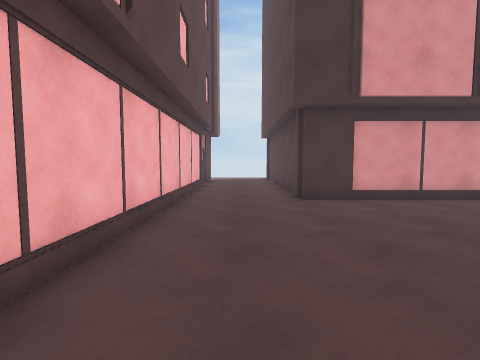
[1] (above)

21 first-person views from a walk through a Unity game level. The camera is 1.3 m above the floor, tilts 4° down and sees 85° across. The floor is counted in squares, 1 m on a side. Each view is taken from the middle of a square. On the plan, view 1 faces up. The plan holds only what a view shows up to about 13 squares ahead; the rest is blank. The place goes on beyond the plan. The player is left out.

[2]
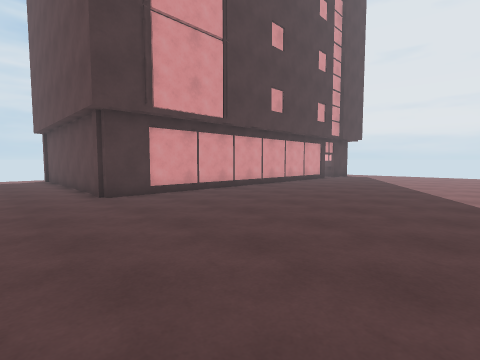

[3]
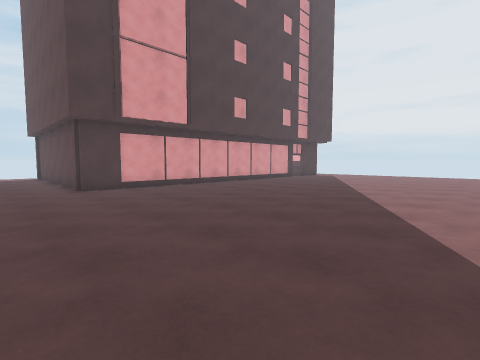

[4]
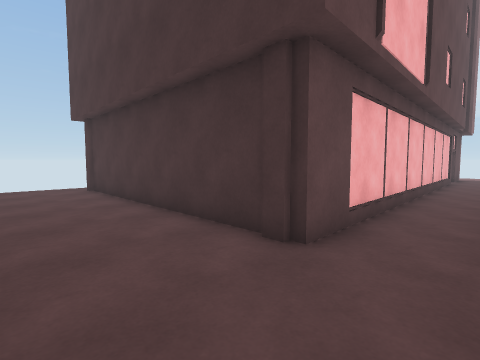

[5]
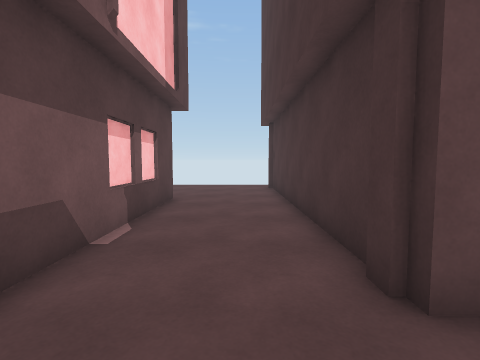

[6]
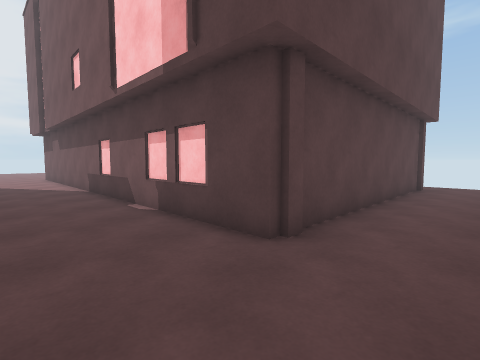

[7]
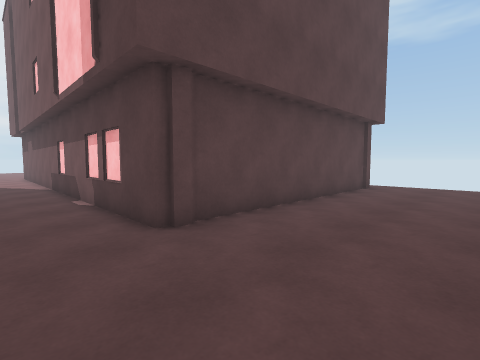

[8]
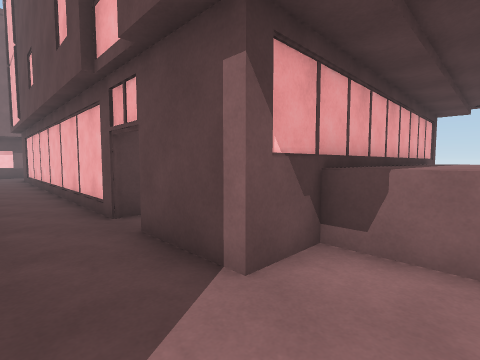

[9]
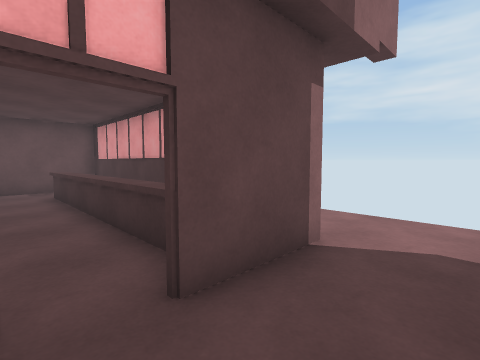

[10]
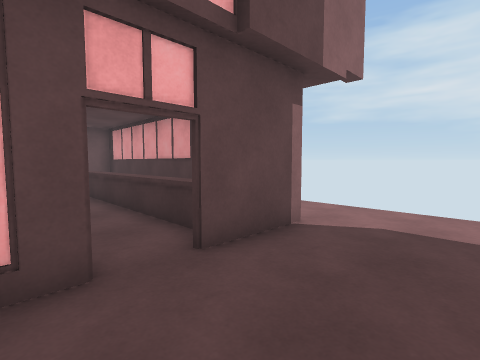

[11]
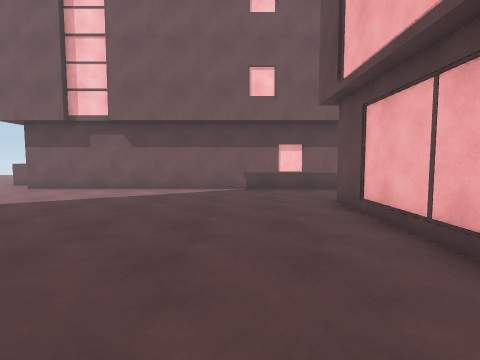

[12]
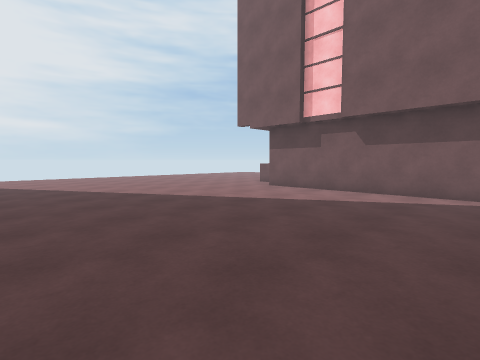

[13]
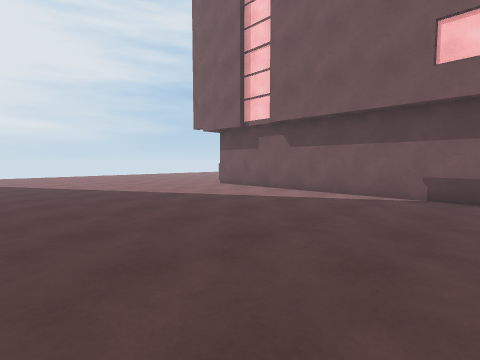

[14]
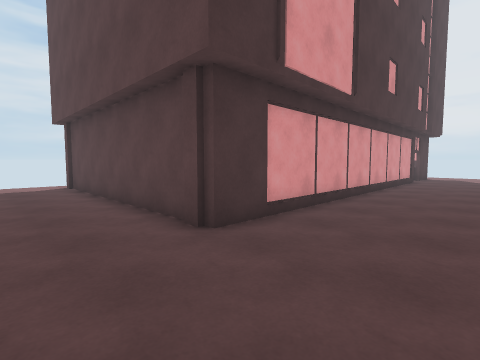

[15]
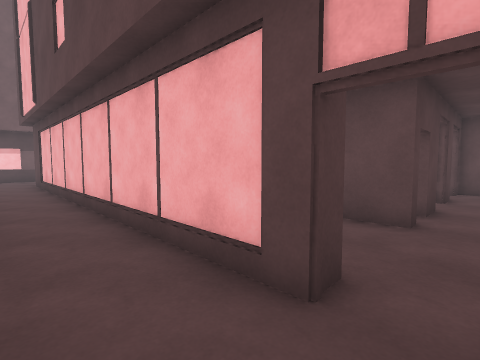

[16]
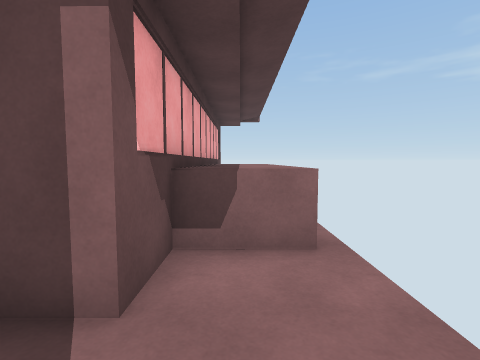

[17]
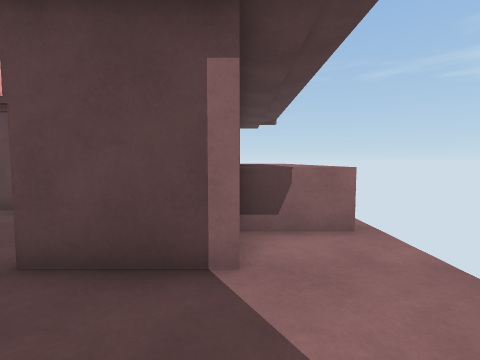

[18]
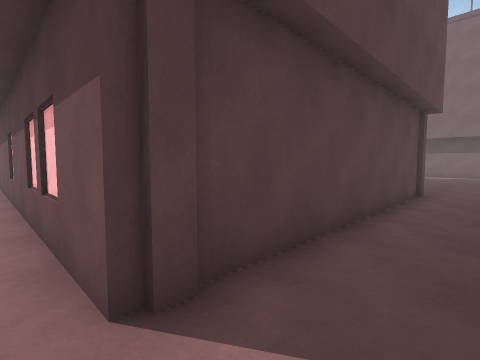

[19]
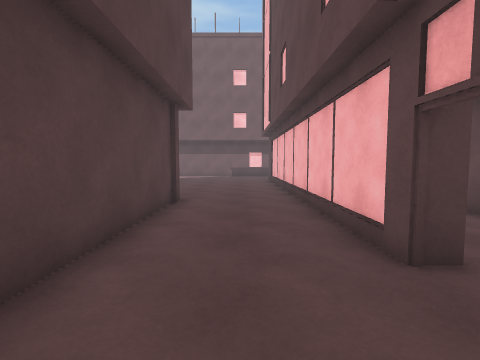

[20]
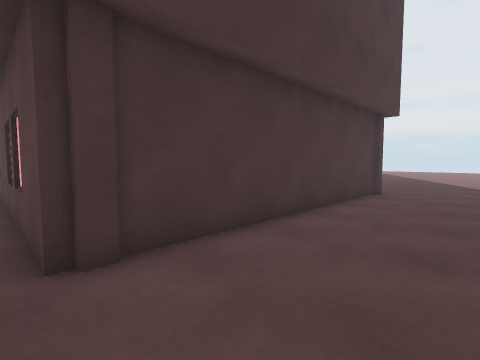

[21]
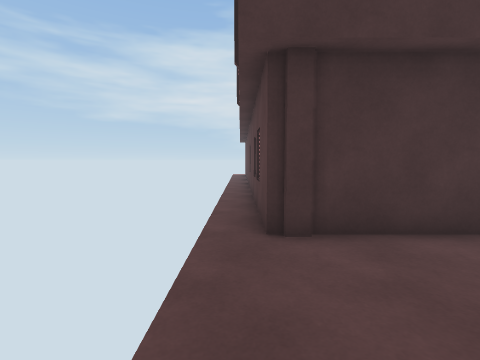

### Floor plan
Key: @ floor where view 1 was taken; # wall or solid block; . floor; O other object.
Columns run from 14 left of view 1 to 10 right of it. Each row starts with its distance up from view 1.
 21   OOOOOOOOO..............
 20   OOOOOOOOO.....###OO###O
 19  #OOOOOOOOOO#...#
 18  #          #...#
 17  #.OOOOOOOOO#...#
 16  #......... O...#
 15  ########..O#...#
 14         #.. O...#
 13         #.. O...#
 12         #.  O...#
 11         #   O...#
 10             O...#
  9             O...O#OOOOOOO
  8             O............
  7 .O          O............
  6 .O          O............
  5 .#          O............
  4 .#          O............
  3 .O          O............
  2 .O          O............
  1 .O          O............
  0 .           #.@..........
 -1 .############............
 -2 .........................
 -3 .........................
 -4 .........................
 -5 ..................  ##...
 -6 .....#OOOOOOOOO#OO####OOO
 -7 .....#
 -8 .....#
 -9 .....#
-10 .....#
-11 .....#
-12 .....#
-13 .....#

Positions as (right, up) in squares from view 1, and headings:
1: (0, 0), facing up
2: (-1, -1), facing up-right
3: (-1, -4), facing up-right
4: (0, -5), facing up-left
5: (0, -3), facing left
6: (-12, -2), facing down-right
7: (-14, -3), facing down-right
8: (0, 21), facing down-left
9: (0, 15), facing up-left
10: (1, 14), facing up-left
11: (1, 7), facing down
12: (2, 6), facing down-right
13: (-1, 5), facing down-right
14: (-1, 5), facing up-right
15: (0, 16), facing down-left
16: (0, 20), facing left
17: (1, 19), facing left
18: (0, 21), facing down-right
19: (0, 18), facing down
20: (-14, -5), facing up-right
21: (-14, -6), facing up
